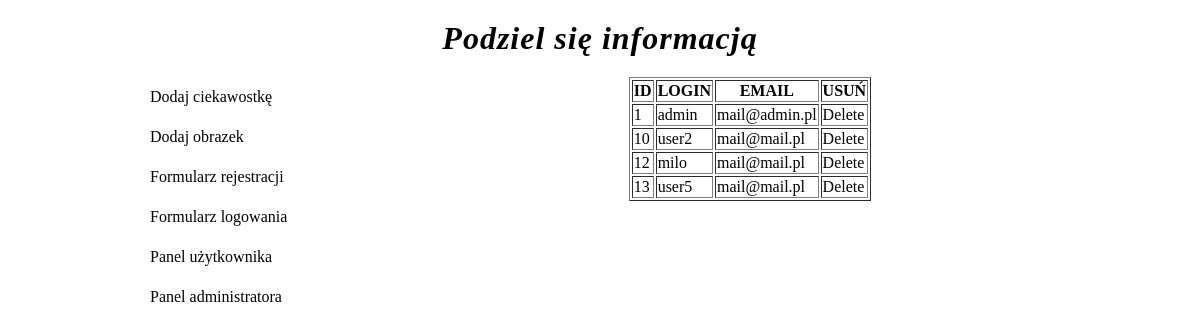
The app's page /editusers.php (signed in) with its own data.
### tables this page shows
CREATE TABLE `user` (
  `id_user` int(11) NOT NULL,
  `login` varchar(100) NOT NULL,
  `password` varchar(100) NOT NULL,
  `email` varchar(200) NOT NULL,
  `admin` tinyint(1) NOT NULL DEFAULT '0'
);

### editusers.php (the view, shortened to what this page needs)
<!DOCTYPE html>
<html lang="pl">
 <head>
  <link rel="stylesheet" href="style.css">
 </head>
<body>
 <header>
  <h1><a href="index.php" title="System rejestracji i logowania">Podziel się informacją</a></h1>
 </header>
 <nav id="menu">
  <ul>
   <li><a href="addpost.php" title="Formularz dodawania ciekawostki">Dodaj ciekawostkę</a></li>
   <li><a href="addpicture.php" title="Formularz dodawania obrazka">Dodaj obrazek</a></li>
   <li><a href="form.php" title="Formularz rejestracji">Formularz rejestracji</a></li>
   <li><a href="login.php" title="Formularz logowania">Formularz logowania</a></li>
   <li><a href="userpanel.php" title="Plik dla zalogowanych użytkowników">Panel użytkownika</a></li>
   <li><a href="adminpanel.php" title="Plik dla zalogowanych użytkowników">Panel administratora</a></li>
  </ul>
 </nav>
 <section id="main">
 <?php
   if (isset($_SESSION['nick'])  && (isset($_SESSION['userlogin'])) && ($_SESSION['admin'] == true)) {
      $servername = "localhost";
      $username = "root";
      $password = "";
      $dbname = "bazaint";
      $conn = new mysqli($servername, $username, $password, $dbname);
      $sql = "SELECT * FROM `user` ";
      $resultuser = $conn->query($sql);
      if ($resultuser->num_rows > 0) {
        echo "<table border><tr><th>ID</th><th>LOGIN</th><th>EMAIL</th><th>USUŃ</th></tr>";
        while($row = $resultuser->fetch_assoc()) {
            echo "<tr>
            <td>".$row["id_user"]."</td>
            <td>".$row["login"]."</td>
            <td>".$row["email"]."</td>
            <td> <a href = deleteuser.php?user_to_delete=$row[id_user] > Delete </a></td></tr>";
        }
        echo "</table>";
    } else {
        echo "Nie ma żadnych użytkowników.";
    }
   } else {
       echo '<p>Nie jesteś zalogowany albo nie jesteś adminem. Przejdź do <a id="database" href="login.php">Formularza logowania</a>.</p>';
   }
?>
 </section>
</body>
</html>

### style.css (style rules this page uses)
* { margin: auto; padding: auto; }
html { background-color: white; }
body { width: 980px; margin: auto; }
a:link, a:visited { text-decoration: none; color: black; }
h1 { padding: 20px; letter-spacing: 1px; font-style: italic; text-align: center; color: #29B00E }
h1 a { color: #0251D4 }
#menu { list-style-type: none; width: 300px; float: left; }
#menu li { display: block; line-height: 40px; }

### records on screen
user: id_user "1", login "admin", email "mail@admin.pl"
user: id_user "10", login "user2", email "mail@mail.pl"
user: id_user "12", login "milo", email "mail@mail.pl"
user: id_user "13", login "user5", email "mail@mail.pl"
